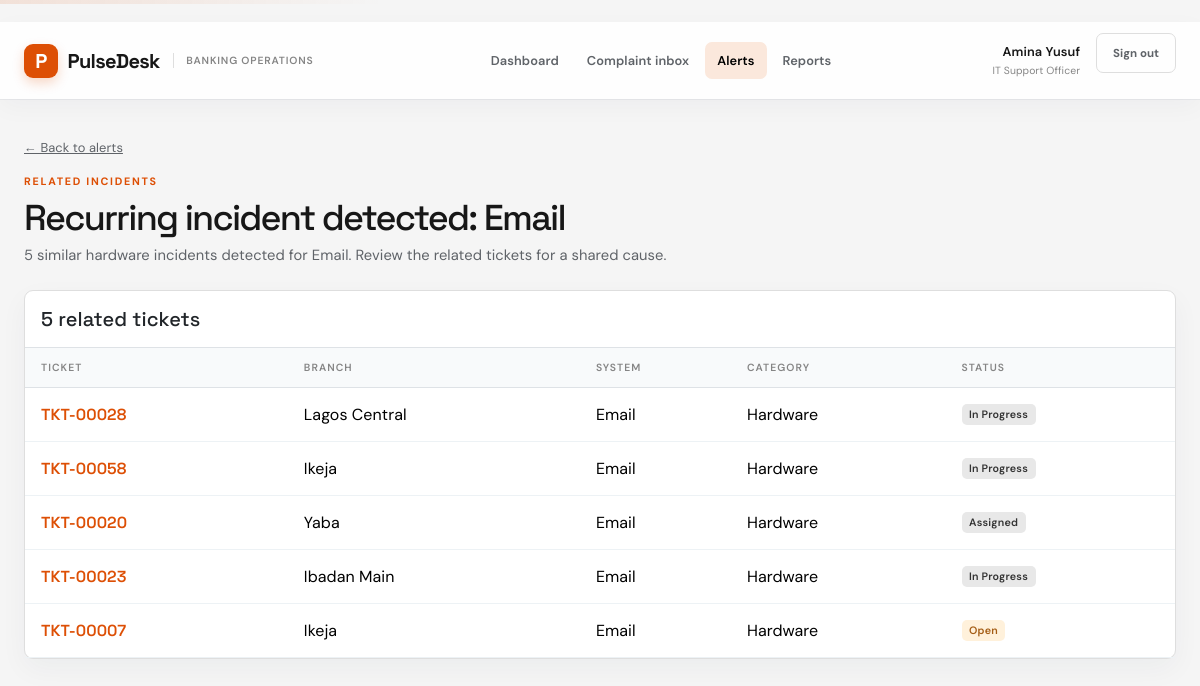
The app's page /alerts/2 (signed in) with its own data.
### app.py (models this page shows)
class User(db.Model):
    id = db.Column(db.Integer, primary_key=True)
    name = db.Column(db.String(120), nullable=False)
    email = db.Column(db.String(160), unique=True, nullable=False)
    password = db.Column(db.String(255), nullable=False)
    role = db.Column(db.String(40), nullable=False, default="IT Support Officer")

class Alert(db.Model):
    id = db.Column(db.Integer, primary_key=True)
    title = db.Column(db.String(160), nullable=False)
    description = db.Column(db.Text, nullable=False)
    severity = db.Column(db.String(20), nullable=False, default="Medium")
    created_at = db.Column(db.DateTime, nullable=False, default=datetime.utcnow)
    status = db.Column(db.String(30), nullable=False, default="Active")
    related_ticket_ids = db.Column(db.Text, default="")

class Ticket(db.Model):
    id = db.Column(db.Integer, primary_key=True)
    ticket_number = db.Column(db.String(30), unique=True, nullable=False)
    branch_id = db.Column(db.Integer, db.ForeignKey("branch.id"), nullable=False)
    reported_by = db.Column(db.String(120), nullable=False)
    category = db.Column(db.String(80), nullable=False)
    system = db.Column(db.String(100), nullable=False)
    description = db.Column(db.Text, nullable=False)
    priority = db.Column(db.String(20), nullable=False, default="Medium")
    status = db.Column(db.String(30), nullable=False, default="Open")
    assigned_to = db.Column(db.String(120))
    created_at = db.Column(db.DateTime, nullable=False, default=datetime.utcnow)
    resolved_at = db.Column(db.DateTime)

class Branch(db.Model):
    id = db.Column(db.Integer, primary_key=True)
    branch_name = db.Column(db.String(120), nullable=False)
    location = db.Column(db.String(120), nullable=False)
    tickets = db.relationship("Ticket", backref="branch", lazy=True)

### app.py (the view)
@app.route("/alerts/<int:alert_id>")
@login_required
def alert_detail(alert_id):
    alert = db.get_or_404(Alert, alert_id)
    ids = [int(value) for value in alert.related_ticket_ids.split(",") if value]
    related_tickets = (
        Ticket.query.filter(Ticket.id.in_(ids)).order_by(Ticket.created_at.desc()).all()
        if ids
        else []
    )
    return render_template(
        "alert_detail.html", alert=alert, related_tickets=related_tickets
    )

### app.py (called while the page is built)
def current_user():
    user_id = session.get("user_id")
    return db.session.get(User, user_id) if user_id else None

@app.context_processor
def inject_user():
    return {"current_user": current_user()}

def login_required(view):
    @wraps(view)
    def wrapped(*args, **kwargs):
        if not session.get("user_id"):
            return redirect(url_for("login", next=request.path))
        return view(*args, **kwargs)
    return wrapped

### templates/alert_detail.html (shortened to what this page needs)
{% extends "base.html" %}
{% block content %} <div class="mb-4"> <a class="small text-secondary" href="{{ url_for('alerts') }}">&larr; Back to alerts </a><div class="eyebrow mt-3 mb-2">Related incidents</div> <h1 class="page-title mb-1">{{ alert.title }}</h1><p class="text-secondary mb-0">{{ alert.description }}</p> </div><div class="card bg-white"><div class="p-3 border-bottom"><h2 class="h5 mb-0">{{ related_tickets|length }} related tickets</h2> </div><div class="table-responsive"><table class="table"><thead><tr><th class="ps-3">Ticket</th> <th>Branch</th><th>System</th> <th>Category</th><th>Status</th> </tr></thead> <tbody> {% for ticket in related_tickets %} <tr> <td class="ps-3"> <a
   class="ticket-number"
   href="{{ url_for('ticket_detail', ticket_id=ticket.id) }}"
 >
  {{ ticket.ticket_number }} </a></td> <td>{{ ticket.branch.branch_name }}</td><td>{{ ticket.system }}</td> <td>{{ ticket.category }}</td><td><span class="badge status-{{ ticket.status|lower|replace(' ', '-') }}">{{ ticket.status }}</span> </td></tr> {% else %} <tr> <td colspan="5" class="empty-state">No related tickets were found.</td></tr> {% endfor %} </tbody></table> </div></div> {% endblock %}

### templates/base.html (shortened to what this page needs)
﻿<!doctype html>
<html lang="en">
  <head>
    <link
      href="https://cdn.jsdelivr.net/npm/bootstrap@5.3.3/dist/css/bootstrap.min.css"
      rel="stylesheet"
    >
    {% if style_version %}
      <link rel="stylesheet" href="{{ url_for('static', filename='style.css', v=style_version) }}">
    {% endif %}
  </head>
  <body
    data-login-path="{{ url_for('login') }}"
    data-login-page="{{ 'true' if request.endpoint == 'login' else 'false' }}"
  >
      <nav class="navbar navbar-expand-lg app-navbar {{ 'login-navbar' if request.endpoint == 'login' }}">
        <div class="container-fluid px-4">
          <a class="navbar-brand" href="{{ url_for('dashboard') }}">
            <span class="brand-mark">P</span>
            <span>PulseDesk</span>
            <span class="brand-caption">Banking operations</span>
          </a>
          {% if current_user %}
            <div class="collapse navbar-collapse" id="main-nav">
              <div class="navbar-nav mx-auto gap-lg-1">
                <a
                  class="nav-link {{ 'active' if request.endpoint == 'dashboard' }}"
                  href="{{ url_for('dashboard') }}"
                >
                  Dashboard
                </a>
                {% if current_user.role == 'IT Support Officer' %}
                  <a
                    class="nav-link {{ 'active' if request.endpoint in ['complaints', 'new_ticket'] }}"
                    href="{{ url_for('complaints') }}"
                  >
                    Complaint inbox
                  </a>
                {% endif %}
                <a
                  class="nav-link {{ 'active' if request.endpoint in ['alerts', 'alert_detail'] }}"
                  href="{{ url_for('alerts') }}"
                >
                  Alerts
                </a>
                <a
                  class="nav-link {{ 'active' if request.endpoint in ['reports', 'report_csv'] }}"
                  href="{{ url_for('reports') }}"
                >
                  Reports
                </a>
              </div>
              <div class="account-menu">
                <div class="account-identity">
                  <span class="account-name">{{ current_user.name }}</span>
                  <span class="account-role">{{ current_user.role }}</span>
                </div>
                <form method="post" action="{{ url_for('logout') }}">
                  <button class="btn btn-outline-dark btn-sm">Sign out</button>
                </form>
              </div>
            </div>
          {% endif %}
        </div>
      </nav>
    <main class="container-fluid px-4 py-4">
      {% block content %}{% endblock %}
    </main>
  </body>
</html>

### records on screen
User: name "Amina Yusuf", role "IT Support Officer"
Alert: title "Recurring incident detected: Email", description "5 similar hardware incidents detected for Email. Review the related tickets for a shared cause."
Ticket: ticket_number "TKT-00028", branch.branch_name "Lagos Central", system "Email", category "Hardware", status "In Progress"
Ticket: ticket_number "TKT-00058", branch.branch_name "Ikeja", system "Email", category "Hardware", status "In Progress"
Ticket: ticket_number "TKT-00020", branch.branch_name "Yaba", system "Email", category "Hardware", status "Assigned"
Ticket: ticket_number "TKT-00023", branch.branch_name "Ibadan Main", system "Email", category "Hardware", status "In Progress"
Ticket: ticket_number "TKT-00007", branch.branch_name "Ikeja", system "Email", category "Hardware", status "Open"

### other values on screen
{{ related_tickets|length }} "5"
